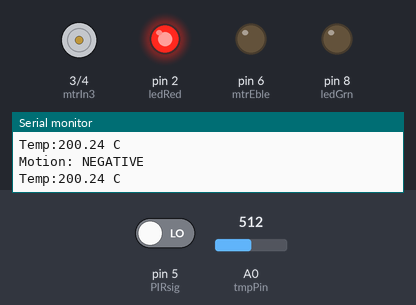
A sketch run on a simulated Arduino Uno, built with avr-gcc and run on an emulated ATmega328P. On the bench: motor-driver pin pairs drawn as motors (green arrow = first pin HIGH = forward, orange = second pin HIGH = backward, longer = more drive), output pins drawn as LEDs (lit = HIGH), the last lines printed to the serial monitor. The inputs (shaded band) are chosen by the test bench; at power-on: pin 5 (PIRsig) LOW, A0 (tmpPin) = 512.

Above: at 1.3 s.
1.4 s: pin 5 (PIRsig) driven HIGH
At 2.7 s:
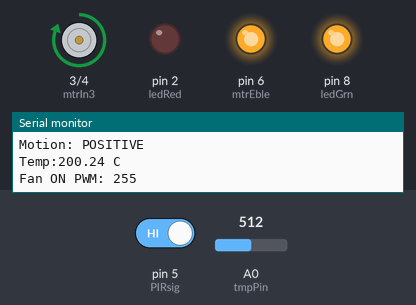
3.0 s: A0 (tmpPin) set to 129
At 4.1 s:
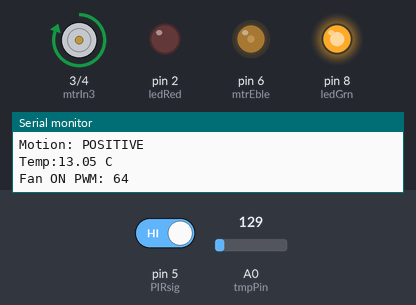
4.5 s: A0 (tmpPin) set to 115
At 5.3 s:
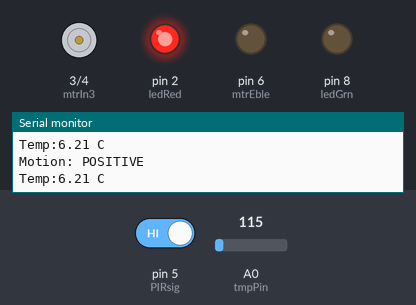
6.0 s: A0 (tmpPin) set to 306
At 6.6 s:
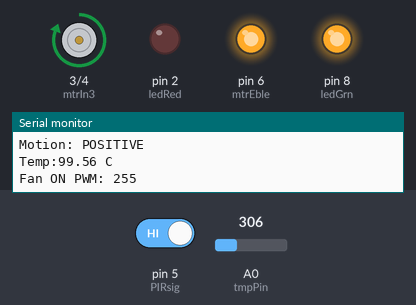
7.5 s: A0 (tmpPin) set to 177
9.0 s: A0 (tmpPin) set to 163
At 10.3 s:
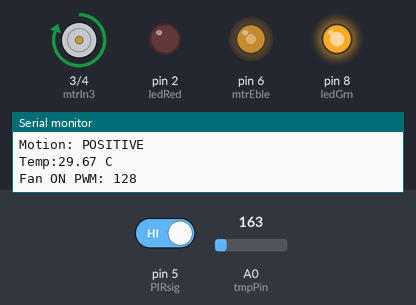
Timing chart, 0 to 11.5 s (numbered marks = the images above; inputs shaded):
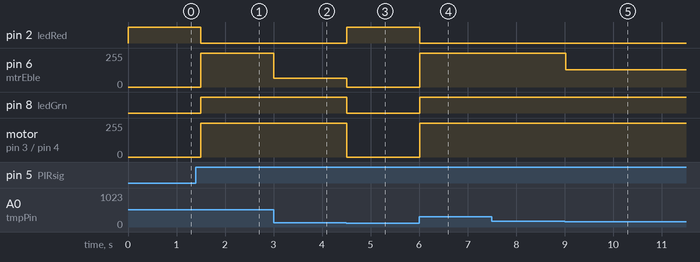

The sketch:

smart_fan.ino
```cpp
// Smart Fan Control System - ER4006 Coursework
// PIN Definitions
const int mtrEble = 6;
const int mtrIn3 = 3;
const int mtrIn4 = 4;
const int PIRsig = 5;
const int tmpPin = A0;
const int ledGrn = 8;
const int ledRed = 2;
const int SPEED_L = 64; //LOW
const int SPEED_M = 128; //MEDIUM
const int SPEED_H = 255; //HIGH
const unsigned long Fan_on = 15000;//15 sec stop time
unsigned long PIRstopt = 0; // hold stop time
bool Hold = false;// Holding time starts off false with red led

void setup() {
  pinMode(mtrEble,OUTPUT);
  pinMode(mtrIn3,OUTPUT);
  pinMode(mtrIn4,OUTPUT);
  pinMode(PIRsig,INPUT);
  pinMode(ledGrn,OUTPUT);
  pinMode(ledRed,OUTPUT);

  FanOff();
  Serial.begin(9600);
}

//default starting point - OFF
void FanOff() {
  analogWrite(mtrEble,0);
  digitalWrite(mtrIn3,LOW);
  digitalWrite(mtrIn4,LOW);
  digitalWrite(ledRed,HIGH);
  digitalWrite(ledGrn,LOW);

  Hold = false;
  PIRstopt = 0;
}
//ADC calculation
float ReadTemp() {
  int read = analogRead(tmpPin);
  float volts = read *(5.0 / 1023.0);
  return (volts - 0.5)*100.0;
}
//Temperature sensitve fan speed
void runFan(float t) {
  int speed;

  if(t < 10.0)
  {FanOff();
    return;
  }
  else if(t < 25.0)
  {speed = SPEED_L;
  }
  else if(t < 30.0)
  {speed = SPEED_M;
  }
  else
  {speed = SPEED_H;
  }

  digitalWrite(mtrIn3,HIGH);
  digitalWrite(mtrIn4,LOW);//  motor spins
  analogWrite(mtrEble,speed);
  digitalWrite(ledGrn,HIGH);
  digitalWrite(ledRed,LOW);
  Serial.print("Fan ON PWM: ");
  Serial.println(speed);
}


void loop() {
  bool motion = digitalRead(PIRsig);
  float ftemp = ReadTemp();

  Serial.print("Motion: "); //
  Serial.println(motion ? "POSITIVE" : "NEGATIVE");// Motion detection
  Serial.print("Temp:");
  Serial.print(ftemp);
  Serial.println(" C");// TMP sensor Temperature

  if (motion) {
    Hold = false;
    PIRstopt = 0;
     runFan(ftemp);
  }

  else {
    if (!Hold) {
      Hold = true;
      PIRstopt = millis();
      Serial.println("MOTION LOST = 15s hold started");
    }

    if (millis()-PIRstopt >= Fan_on) {
      FanOff();
      Serial.println("Fan OFF");
    } }
  delay(500);
}
```

Measured:
- the behaviour switches between 123 and 122 on A0 (tmpPin) (found by bisection; images 2 and 3)
- the behaviour switches between 164 and 163 on A0 (tmpPin) (found by bisection; images 4 and 5)
- after the input at 1.4 s, pin 2 (ledRed): HIGH → LOW after 0.10 s; pin 6 (mtrEble): 0/255 → 255/255 after 0.10 s; pin 8 (ledGrn): LOW → HIGH after 0.10 s; motor on pin 3 (mtrIn3) / pin 4 (mtrIn4): stopped → forward 255/255 after 0.10 s
- after the input at 3.0 s, pin 6 (mtrEble): 255/255 → 64/255 at once
- after the input at 4.5 s, pin 2 (ledRed): LOW → HIGH at once; pin 6 (mtrEble): 64/255 → 0/255 at once; pin 8 (ledGrn): HIGH → LOW at once; motor on pin 3 (mtrIn3) / pin 4 (mtrIn4): forward 255/255 → stopped at once
- after the input at 6.0 s, pin 2 (ledRed): HIGH → LOW at once; pin 6 (mtrEble): 0/255 → 255/255 at once; pin 8 (ledGrn): LOW → HIGH at once; motor on pin 3 (mtrIn3) / pin 4 (mtrIn4): stopped → forward 255/255 at once
- after the input at 9.0 s, pin 6 (mtrEble): 255/255 → 128/255 at once
